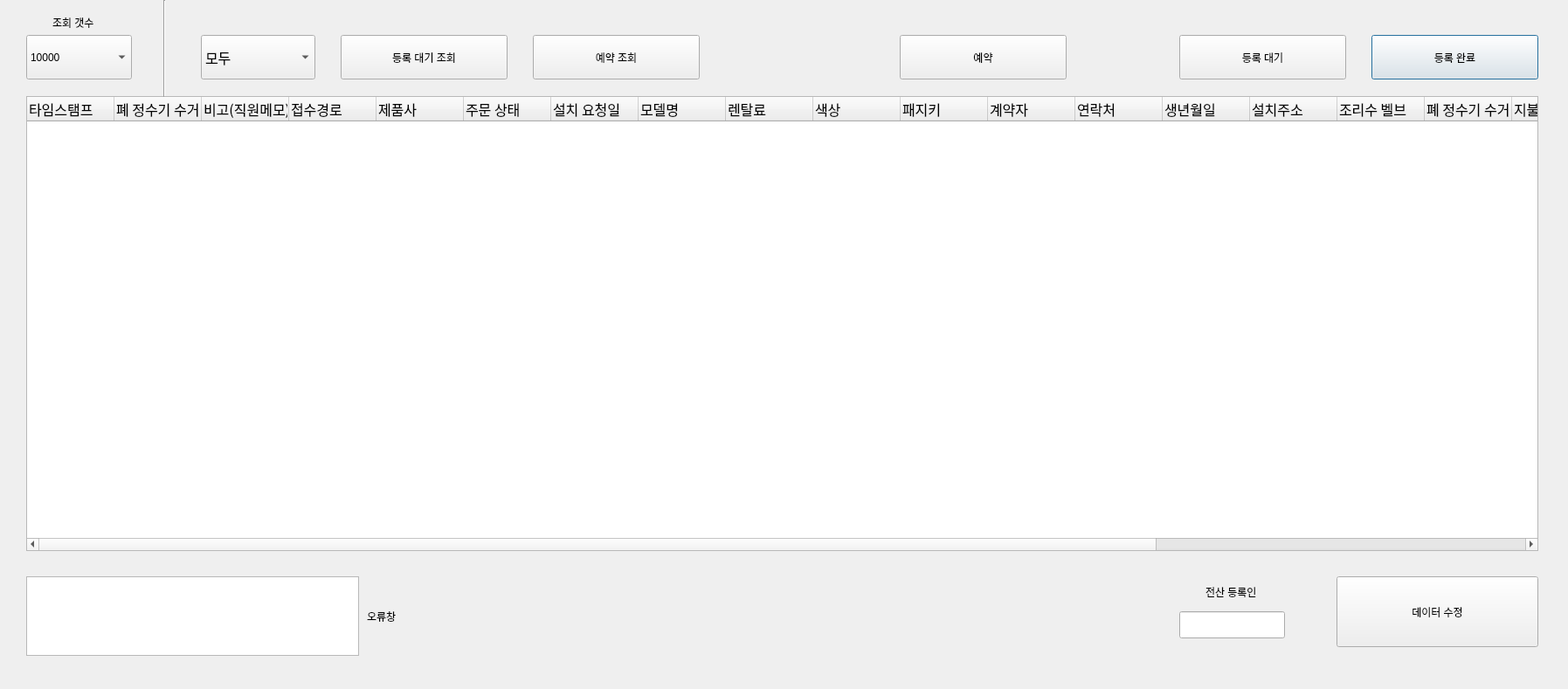
<?xml version="1.0" encoding="UTF-8"?>
<ui version="4.0">
 <class>Dialog</class>
 <widget class="QDialog" name="Dialog">
  <property name="geometry">
   <rect>
    <x>0</x>
    <y>0</y>
    <width>1795</width>
    <height>789</height>
   </rect>
  </property>
  <property name="windowTitle">
   <string>Dialog</string>
  </property>
  <widget class="QTreeWidget" name="treeWidget">
   <property name="geometry">
    <rect>
     <x>30</x>
     <y>110</y>
     <width>1731</width>
     <height>521</height>
    </rect>
   </property>
   <property name="font">
    <font>
     <family>맑은 고딕</family>
     <pointsize>12</pointsize>
    </font>
   </property>
   <property name="selectionMode">
    <enum>QAbstractItemView::MultiSelection</enum>
   </property>
   <column>
    <property name="text">
     <string>타임스탬프</string>
    </property>
   </column>
   <column>
    <property name="text">
     <string>폐 정수기 수거 요청</string>
    </property>
   </column>
   <column>
    <property name="text">
     <string>비고(직원메모)</string>
    </property>
   </column>
   <column>
    <property name="text">
     <string>접수경로</string>
    </property>
   </column>
   <column>
    <property name="text">
     <string>제품사</string>
    </property>
   </column>
   <column>
    <property name="text">
     <string>주문 상태</string>
    </property>
   </column>
   <column>
    <property name="text">
     <string>설치 요청일</string>
    </property>
   </column>
   <column>
    <property name="text">
     <string>모델명</string>
    </property>
   </column>
   <column>
    <property name="text">
     <string>렌탈료</string>
    </property>
   </column>
   <column>
    <property name="text">
     <string>색상</string>
    </property>
   </column>
   <column>
    <property name="text">
     <string>패지키</string>
    </property>
   </column>
   <column>
    <property name="text">
     <string>계약자</string>
    </property>
   </column>
   <column>
    <property name="text">
     <string>연락처</string>
    </property>
   </column>
   <column>
    <property name="text">
     <string>생년월일</string>
    </property>
   </column>
   <column>
    <property name="text">
     <string>설치주소</string>
    </property>
   </column>
   <column>
    <property name="text">
     <string>조리수 벨브</string>
    </property>
   </column>
   <column>
    <property name="text">
     <string>폐 정수기 수거 요청</string>
    </property>
   </column>
   <column>
    <property name="text">
     <string>지불 방법</string>
    </property>
   </column>
   <column>
    <property name="text">
     <string>은행/카드사</string>
    </property>
   </column>
   <column>
    <property name="text">
     <string>계좌/카드번호</string>
    </property>
   </column>
   <column>
    <property name="text">
     <string>유효기간/예금주</string>
    </property>
   </column>
   <column>
    <property name="text">
     <string>최종 수정인</string>
    </property>
   </column>
   <column>
    <property name="text">
     <string>최초 작성자</string>
    </property>
   </column>
  </widget>
  <widget class="QPushButton" name="win_modify_complete">
   <property name="geometry">
    <rect>
     <x>1570</x>
     <y>40</y>
     <width>191</width>
     <height>51</height>
    </rect>
   </property>
   <property name="text">
    <string>등록 완료</string>
   </property>
  </widget>
  <widget class="QPushButton" name="win_modify_standby">
   <property name="geometry">
    <rect>
     <x>1350</x>
     <y>40</y>
     <width>191</width>
     <height>51</height>
    </rect>
   </property>
   <property name="text">
    <string>등록 대기</string>
   </property>
  </widget>
  <widget class="QPushButton" name="win_data_modify">
   <property name="geometry">
    <rect>
     <x>1530</x>
     <y>660</y>
     <width>231</width>
     <height>81</height>
    </rect>
   </property>
   <property name="text">
    <string>데이터 수정</string>
   </property>
  </widget>
  <widget class="QLineEdit" name="win_enroll_man">
   <property name="geometry">
    <rect>
     <x>1350</x>
     <y>700</y>
     <width>121</width>
     <height>31</height>
    </rect>
   </property>
   <property name="text">
    <string/>
   </property>
   <property name="readOnly">
    <bool>true</bool>
   </property>
  </widget>
  <widget class="QLabel" name="label">
   <property name="geometry">
    <rect>
     <x>1380</x>
     <y>670</y>
     <width>81</width>
     <height>16</height>
    </rect>
   </property>
   <property name="text">
    <string>전산 등록인</string>
   </property>
  </widget>
  <widget class="QPushButton" name="win_find_btn">
   <property name="geometry">
    <rect>
     <x>390</x>
     <y>40</y>
     <width>191</width>
     <height>51</height>
    </rect>
   </property>
   <property name="text">
    <string>등록 대기 조회</string>
   </property>
  </widget>
  <widget class="QComboBox" name="comboBox">
   <property name="geometry">
    <rect>
     <x>230</x>
     <y>40</y>
     <width>131</width>
     <height>51</height>
    </rect>
   </property>
   <property name="font">
    <font>
     <family>Agency FB</family>
     <pointsize>12</pointsize>
    </font>
   </property>
   <item>
    <property name="text">
     <string>모두</string>
    </property>
   </item>
   <item>
    <property name="text">
     <string>LG</string>
    </property>
   </item>
   <item>
    <property name="text">
     <string>SK</string>
    </property>
   </item>
   <item>
    <property name="text">
     <string>HYUNDAI</string>
    </property>
   </item>
   <item>
    <property name="text">
     <string>CUCKOO</string>
    </property>
   </item>
   <item>
    <property name="text">
     <string>CHUNGHO</string>
    </property>
   </item>
   <item>
    <property name="text">
     <string>KYOWON</string>
    </property>
   </item>
   <item>
    <property name="text">
     <string>BODYFRIEND</string>
    </property>
   </item>
   <item>
    <property name="text">
     <string>RUHENS</string>
    </property>
   </item>
   <item>
    <property name="text">
     <string>WELRIX</string>
    </property>
   </item>
   <item>
    <property name="text">
     <string>NOVITA</string>
    </property>
   </item>
   <item>
    <property name="text">
     <string>SAMSUNG</string>
    </property>
   </item>
  </widget>
  <widget class="QPushButton" name="win_reservation_btn">
   <property name="geometry">
    <rect>
     <x>610</x>
     <y>40</y>
     <width>191</width>
     <height>51</height>
    </rect>
   </property>
   <property name="text">
    <string>예약 조회</string>
   </property>
  </widget>
  <widget class="QComboBox" name="win_num_of_find_combobox">
   <property name="geometry">
    <rect>
     <x>30</x>
     <y>40</y>
     <width>121</width>
     <height>51</height>
    </rect>
   </property>
   <item>
    <property name="text">
     <string>10000</string>
    </property>
   </item>
   <item>
    <property name="text">
     <string>30000</string>
    </property>
   </item>
  </widget>
  <widget class="QLabel" name="label_3">
   <property name="geometry">
    <rect>
     <x>60</x>
     <y>20</y>
     <width>56</width>
     <height>12</height>
    </rect>
   </property>
   <property name="text">
    <string>조회 갯수</string>
   </property>
  </widget>
  <widget class="Line" name="line">
   <property name="geometry">
    <rect>
     <x>180</x>
     <y>0</y>
     <width>16</width>
     <height>111</height>
    </rect>
   </property>
   <property name="orientation">
    <enum>Qt::Vertical</enum>
   </property>
  </widget>
  <widget class="QPushButton" name="win_modify_reservation">
   <property name="geometry">
    <rect>
     <x>1030</x>
     <y>40</y>
     <width>191</width>
     <height>51</height>
    </rect>
   </property>
   <property name="text">
    <string>예약</string>
   </property>
  </widget>
  <widget class="QTextEdit" name="textEdit">
   <property name="geometry">
    <rect>
     <x>30</x>
     <y>660</y>
     <width>381</width>
     <height>91</height>
    </rect>
   </property>
   <property name="html">
    <string>&lt;!DOCTYPE HTML PUBLIC &quot;-//W3C//DTD HTML 4.0//EN&quot; &quot;http://www.w3.org/TR/REC-html40/strict.dtd&quot;&gt;
&lt;html&gt;&lt;head&gt;&lt;meta name=&quot;qrichtext&quot; content=&quot;1&quot; /&gt;&lt;style type=&quot;text/css&quot;&gt;
p, li { white-space: pre-wrap; }
&lt;/style&gt;&lt;/head&gt;&lt;body style=&quot; font-family:'Gulim'; font-size:9pt; font-weight:400; font-style:normal;&quot;&gt;
&lt;p style=&quot;-qt-paragraph-type:empty; margin-top:0px; margin-bottom:0px; margin-left:0px; margin-right:0px; -qt-block-indent:0; text-indent:0px;&quot;&gt;&lt;br /&gt;&lt;/p&gt;&lt;/body&gt;&lt;/html&gt;</string>
   </property>
  </widget>
  <widget class="QLabel" name="label_2">
   <property name="geometry">
    <rect>
     <x>420</x>
     <y>700</y>
     <width>56</width>
     <height>12</height>
    </rect>
   </property>
   <property name="text">
    <string>오류창</string>
   </property>
  </widget>
 </widget>
 <resources/>
 <connections/>
</ui>
